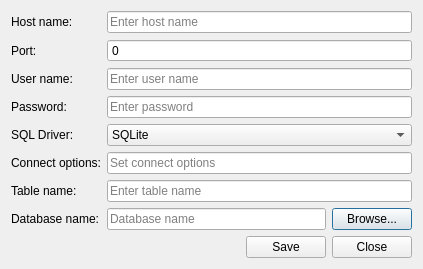
<?xml version="1.0" encoding="UTF-8"?>
<ui version="4.0">
 <class>OptionsDialog</class>
 <widget class="QDialog" name="OptionsDialog">
  <property name="geometry">
   <rect>
    <x>0</x>
    <y>0</y>
    <width>423</width>
    <height>260</height>
   </rect>
  </property>
  <property name="windowTitle">
   <string>Dialog</string>
  </property>
  <layout class="QVBoxLayout" name="verticalLayout_2">
   <item>
    <layout class="QVBoxLayout" name="verticalLayout">
     <item>
      <layout class="QGridLayout" name="gridLayout">
       <item row="0" column="0">
        <widget class="QLabel" name="label">
         <property name="text">
          <string>Host name:</string>
         </property>
        </widget>
       </item>
       <item row="1" column="1">
        <widget class="QSpinBox" name="portSpinBox">
         <property name="buttonSymbols">
          <enum>QAbstractSpinBox::NoButtons</enum>
         </property>
         <property name="maximum">
          <number>65535</number>
         </property>
        </widget>
       </item>
       <item row="0" column="1">
        <widget class="QLineEdit" name="hostNameLineEdit">
         <property name="text">
          <string/>
         </property>
         <property name="placeholderText">
          <string>Enter host name</string>
         </property>
        </widget>
       </item>
       <item row="2" column="0">
        <widget class="QLabel" name="label_2">
         <property name="text">
          <string>User name:</string>
         </property>
        </widget>
       </item>
       <item row="1" column="0">
        <widget class="QLabel" name="label_6">
         <property name="text">
          <string>Port:</string>
         </property>
        </widget>
       </item>
       <item row="2" column="1">
        <widget class="QLineEdit" name="userNameLineEdit">
         <property name="placeholderText">
          <string>Enter user name</string>
         </property>
        </widget>
       </item>
       <item row="4" column="1">
        <widget class="QComboBox" name="sqlDriverComboBox">
         <item>
          <property name="text">
           <string>SQLite</string>
          </property>
         </item>
         <item>
          <property name="text">
           <string>MySQL</string>
          </property>
         </item>
        </widget>
       </item>
       <item row="4" column="0">
        <widget class="QLabel" name="label_4">
         <property name="text">
          <string>SQL Driver:</string>
         </property>
        </widget>
       </item>
       <item row="5" column="1">
        <widget class="QLineEdit" name="connectOptionsLineEdit">
         <property name="placeholderText">
          <string>Set connect options</string>
         </property>
        </widget>
       </item>
       <item row="3" column="0">
        <widget class="QLabel" name="label_3">
         <property name="text">
          <string>Password:</string>
         </property>
        </widget>
       </item>
       <item row="3" column="1">
        <widget class="QLineEdit" name="passwordLineEdit">
         <property name="echoMode">
          <enum>QLineEdit::Password</enum>
         </property>
         <property name="placeholderText">
          <string>Enter password</string>
         </property>
        </widget>
       </item>
       <item row="7" column="0">
        <widget class="QLabel" name="label_5">
         <property name="text">
          <string>Database name:</string>
         </property>
        </widget>
       </item>
       <item row="5" column="0">
        <widget class="QLabel" name="label_7">
         <property name="text">
          <string>Connect options:</string>
         </property>
        </widget>
       </item>
       <item row="7" column="1">
        <layout class="QHBoxLayout" name="horizontalLayout">
         <item>
          <widget class="QLineEdit" name="databaseNameLineEdit">
           <property name="placeholderText">
            <string>Database name</string>
           </property>
          </widget>
         </item>
         <item>
          <widget class="QPushButton" name="browseButton">
           <property name="text">
            <string>Browse...</string>
           </property>
          </widget>
         </item>
        </layout>
       </item>
       <item row="6" column="1">
        <widget class="QLineEdit" name="tableNameLineEdit">
         <property name="placeholderText">
          <string>Enter table name</string>
         </property>
        </widget>
       </item>
       <item row="6" column="0">
        <widget class="QLabel" name="label_8">
         <property name="text">
          <string>Table name:</string>
         </property>
        </widget>
       </item>
      </layout>
     </item>
     <item>
      <layout class="QHBoxLayout" name="horizontalLayout_2">
       <item>
        <spacer name="horizontalSpacer">
         <property name="orientation">
          <enum>Qt::Horizontal</enum>
         </property>
         <property name="sizeHint" stdset="0">
          <size>
           <width>40</width>
           <height>20</height>
          </size>
         </property>
        </spacer>
       </item>
       <item>
        <widget class="QPushButton" name="saveButton">
         <property name="text">
          <string>Save</string>
         </property>
        </widget>
       </item>
       <item>
        <widget class="QPushButton" name="closeButton">
         <property name="text">
          <string>Close</string>
         </property>
        </widget>
       </item>
      </layout>
     </item>
    </layout>
   </item>
  </layout>
 </widget>
 <tabstops>
  <tabstop>hostNameLineEdit</tabstop>
  <tabstop>portSpinBox</tabstop>
  <tabstop>userNameLineEdit</tabstop>
  <tabstop>passwordLineEdit</tabstop>
  <tabstop>sqlDriverComboBox</tabstop>
  <tabstop>connectOptionsLineEdit</tabstop>
  <tabstop>tableNameLineEdit</tabstop>
  <tabstop>databaseNameLineEdit</tabstop>
  <tabstop>browseButton</tabstop>
  <tabstop>saveButton</tabstop>
  <tabstop>closeButton</tabstop>
 </tabstops>
 <resources/>
 <connections/>
</ui>
